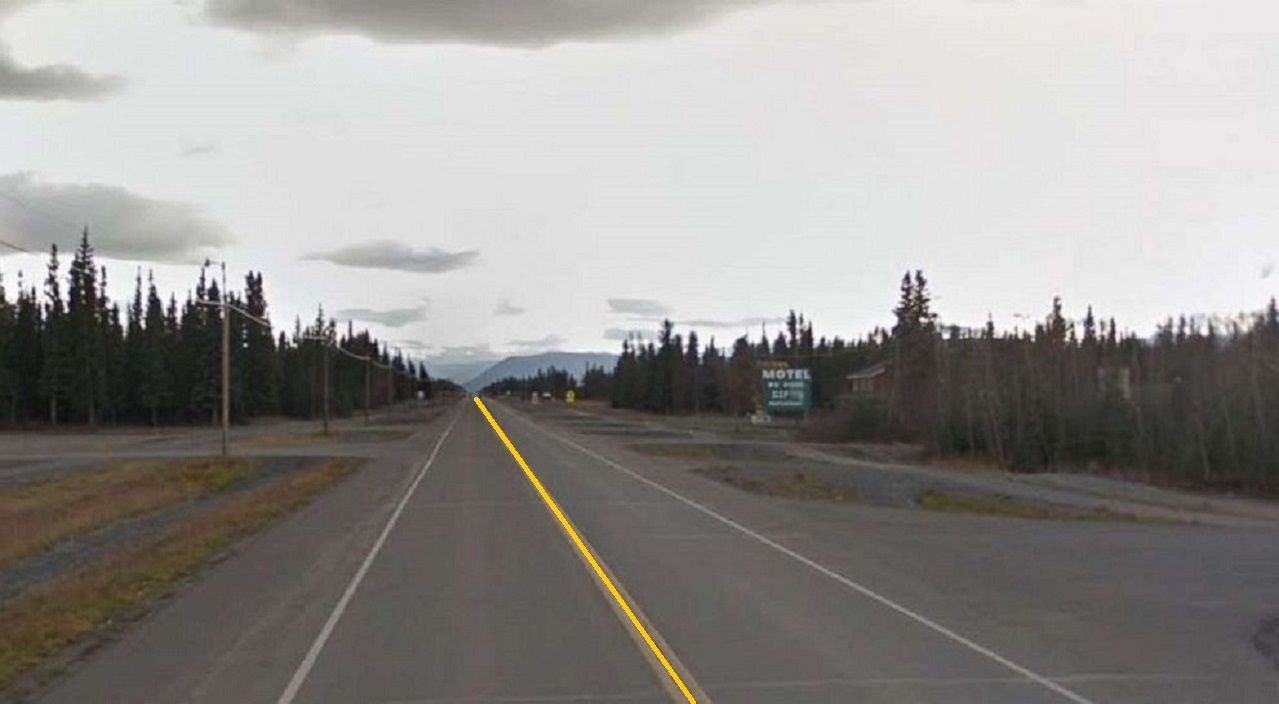
#> input picture t_yellow.jpg, 1279 x 704 px
$ python linedetection2.py
#> lines starting #> are read from the running program, lines starting #| are printed output that depends on the picture; after the words box and inside, x2 and y2 are one past the last pixel; in counts of white or black regions, pixels touching at a corner belong together
import matplotlib.pyplot as plt
import numpy as np
import cv2
import os
import matplotlib.image as mpimg
import math

def make_coordinates(image, line_parameters):
    slope,intercept=line_parameters
    y1=image.shape[0]
    y2=int(y1*(3/5))
    x1=int((y1-intercept)/slope)
    x2=int((y2-intercept)/slope)
    return np.array([x1,y1,x2,y2])

def canny(image):
    #converting grey from colored to increase speed as we need
    #borders of the only
    gray=cv2.cvtColor(image,cv2.COLOR_RGB2GRAY)
    #to smooth the image
    #done my taking weightage average of pixels around it
    blur=cv2.GaussianBlur(gray,(5,5),0)
    canny=cv2.Canny(blur,50,150)
    return canny

def display_lines(image,lines):
    line_image=np.zeros_like(image)
    if lines is not None:
        for x1,y1,x2,y2 in lines:
            cv2.line(line_image,(x1,y1),(x2,y2),(255,0,0),10)
    return line_image

def region_of_interest(image):
    height = image.shape[0]
    polygons=np.array([[(200,height),(1100,height),(550,250)]])
    mask=np.zeros_like(image)
    cv2.fillPoly(mask,polygons,255)
    masked_image=cv2.bitwise_and(image,mask)
    return masked_image

def average_slope_intercept(image,lines):
    left_fit=[]
    right_fit=[]
    for line in lines:
        x1,y1,x2,y2=line.reshape(4)
        parameters=np.polyfit((x1,x2),(y1,y2),1)
        slope = parameters[0]
        intercept=parameters[1]
        if slope<0:
            left_fit.append((slope,intercept))
        else:
            right_fit.append((slope,intercept))
    left_fit_average = np.average(left_fit, axis=0)
    right_fit_average = np.average(right_fit, axis=0)
    left_line= make_coordinates(image, left_fit_average)
    right_line= make_coordinates(image, right_fit_average)
    return np.array([left_line,right_line])

image=cv2.imread('t_yellow.jpg')
#> image is the input picture: shape (704, 1279, 3); mean B, G, R 141.7, 144.8, 147.1
lane_image=np.copy(image)
canny = canny(lane_image)
#> in canny, `canny=cv2.Canny(blur,50,150)`:
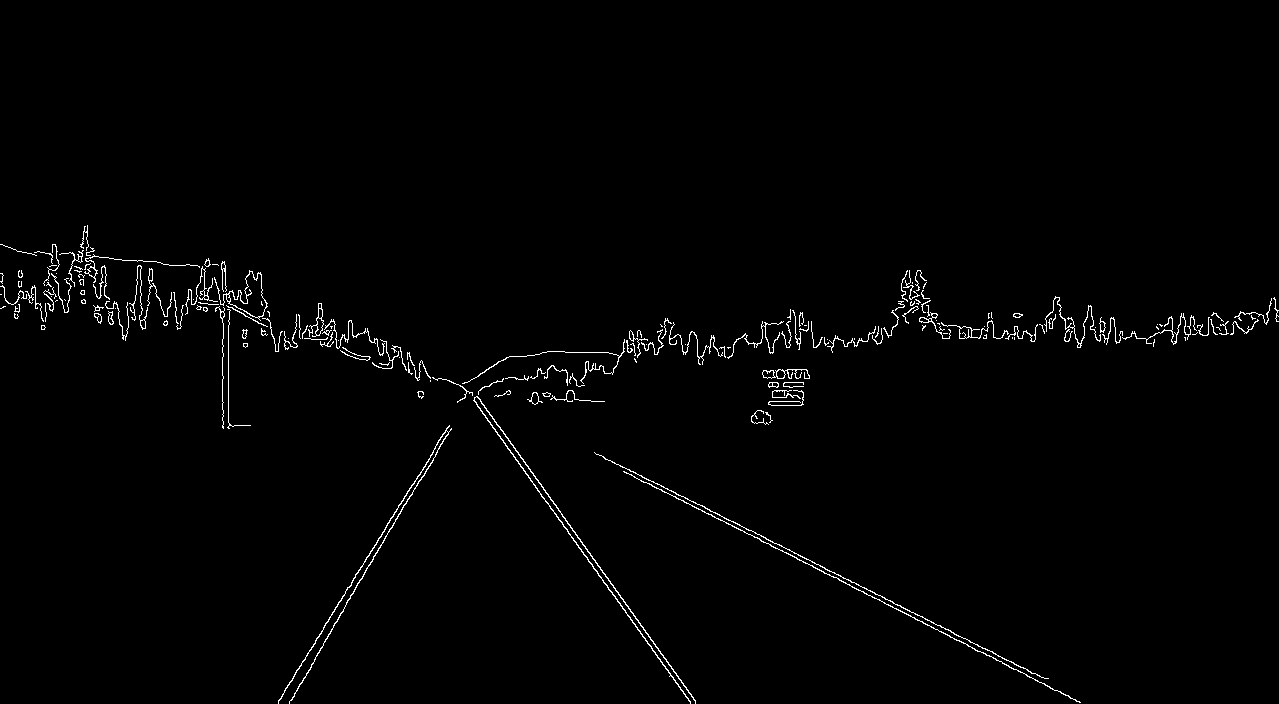
#> canny: shape (704, 1279); 1.3% white in thin lines or dots, all inside (x1, y1, x2, y2) = (0, 225, 1279, 704)
cropped_image=region_of_interest(canny)
#> in region_of_interest, `cv2.fillPoly(mask,polygons,255)`: mask: shape (704, 1279); 22.7% white; 1 white region, box (x1, y1, x2, y2) and area: (200, 250, 1100, 704) 204575
#> in region_of_interest, `masked_image=cv2.bitwise_and(image,mask)`:
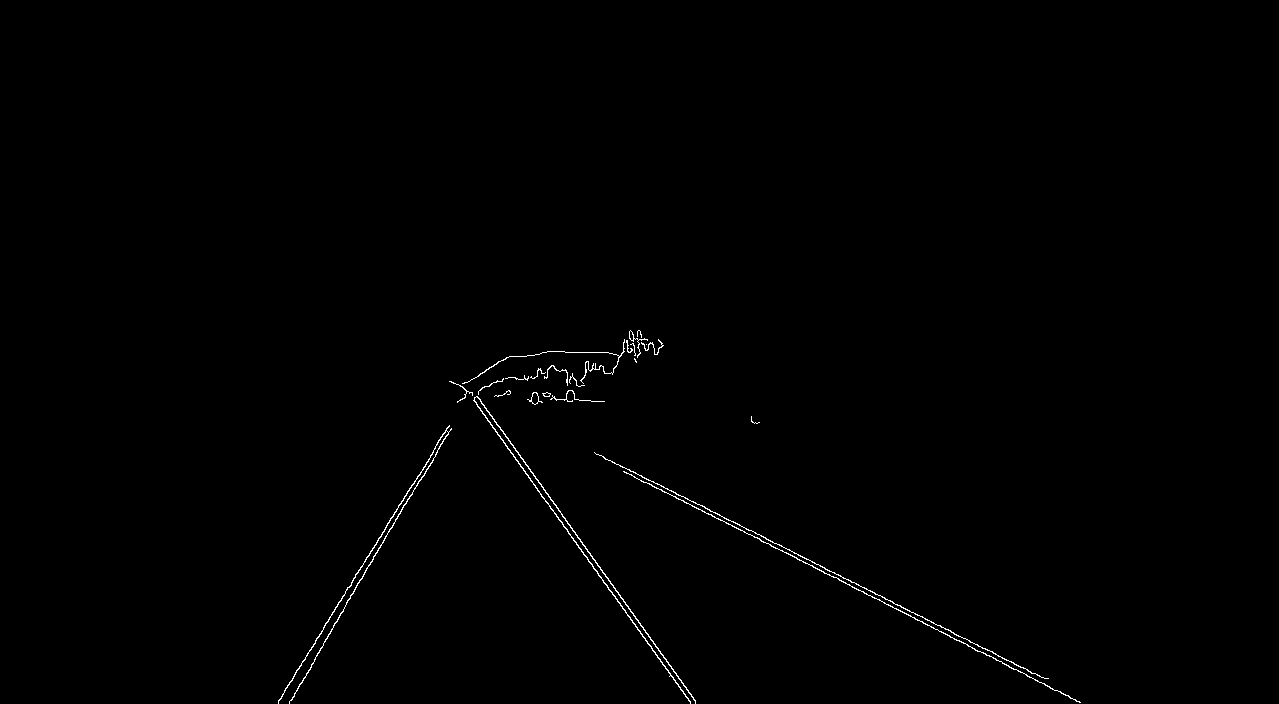
#> masked_image: shape (704, 1279); 0.45% white in thin lines or dots, all inside (x1, y1, x2, y2) = (278, 330, 1081, 704)
lines=cv2.HoughLinesP(cropped_image,2,np.pi/180,100,np.array([]),minLineLength=40,maxLineGap=5)
#> lines = 16 rows, first 6: [768, 543, 1080, 702], [510, 443, 643, 627], [594, 452, 697, 504], [278, 700, 435, 448], [359, 582, 418, 481], [634, 477, 760, 539]
averged_line=average_slope_intercept(lane_image,lines)
#> the loop in average_slope_intercept, `for line in lines:` made 16 passes
#> (x1, y1, x2, y2, slope, intercept) on passes 1 to 12: (768, 543, 1080, 702, 0.51, 151.6), (510, 443, 643, 627, 1.38, -262.6), (594, 452, 697, 504, 0.505, 152.1), (278, 700, 435, 448, -1.61, 1146.2), (359, 582, 418, 481, -1.71, 1196.6), (634, 477, 760, 539, 0.492, 165), (482, 413, 660, 659, 1.38, -253.1), (733, 521, 1006, 660, 0.509, 147.8), (311, 664, 380, 545, -1.72, 1200.4), (618, 593, 695, 702, 1.42, -281.8), (848, 579, 1044, 678, 0.505, 150.7), (278, 702, 329, 619, -1.63, 1154.4)
#> after the loop in average_slope_intercept, `for line in lines:`: left_fit = [(-1.61, 1146.2), (-1.71, 1196.6), (-1.72, 1200.4), (-1.63, 1154.4), (-5.31e-16, 352)]; right_fit = [(0.51, 151.6), (1.38, -262.6), (0.505, 152.1), (0.492, 165), (1.38, -253.1), (0.509, 147.8), (1.42, -281.8), (0.505, 150.7), (1.38, -251.8), (1.34, -233.9), (1.35, -243.9)]
#> in average_slope_intercept, `left_fit_average = np.average(left_fit, axis=0)`: left_fit_average = [-1.33, 1009.9]
#> in average_slope_intercept, `right_fit_average = np.average(right_fit, axis=0)`: right_fit_average = [0.979, -69.08]
#> in make_coordinates, `slope,intercept=line_parameters`: slope = -1.33; intercept = 1009.9
#> in make_coordinates, `x1=int((y1-intercept)/slope)`: x1 = 229
#> in make_coordinates, `x2=int((y2-intercept)/slope)`: x2 = 440
#> in average_slope_intercept, `left_line= make_coordinates(image, left_fit_average)`: left_line = [229, 704, 440, 422]
#> in average_slope_intercept, `right_line= make_coordinates(image, right_fit_average)`: right_line = [789, 704, 501, 422]
#> averged_line = [[229, 704, 440, 422], [789, 704, 501, 422]]
line_image = display_lines(lane_image,averged_line)
#> the loop in display_lines, `for x1,y1,x2,y2 in lines:` made 2 passes
#> after the loop in display_lines, `for x1,y1,x2,y2 in lines:`:
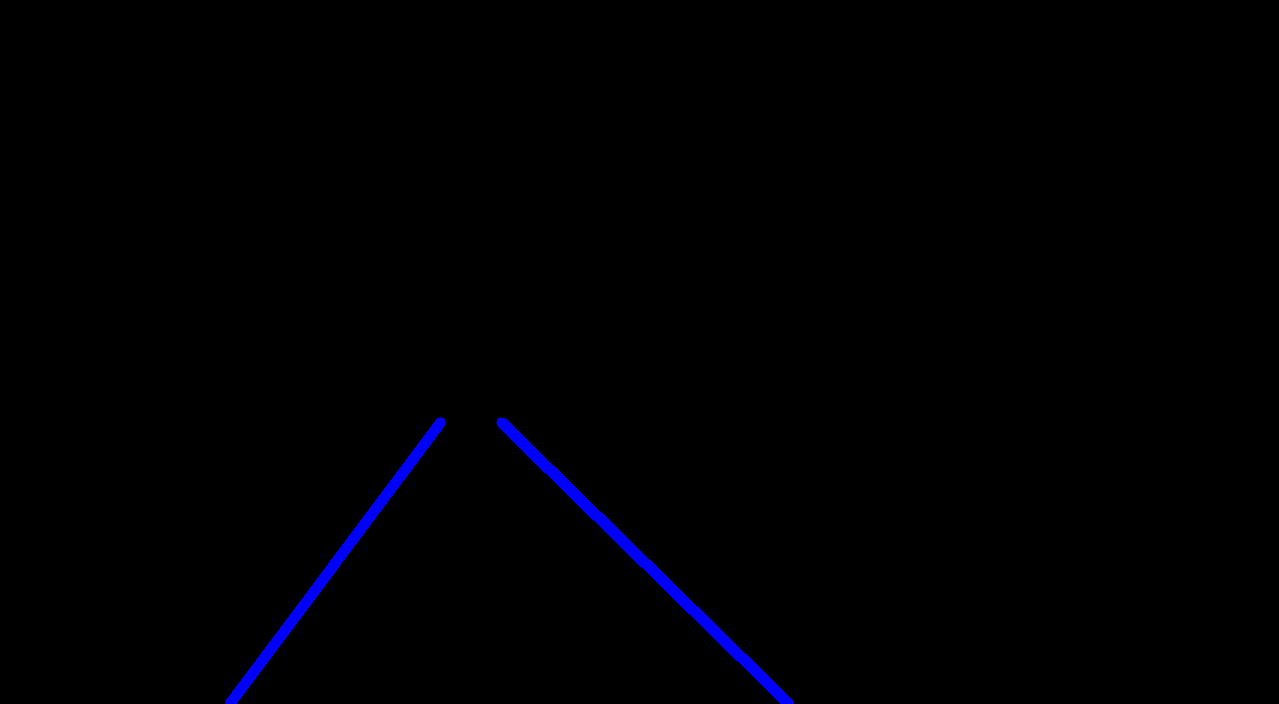
#> line_image: shape (704, 1279, 3); mean of channels 0, 1, 2 2.4, 0, 0; drawn as B, G, R
combo_image=cv2.addWeighted(lane_image, 0.8, line_image, 1, 1 )
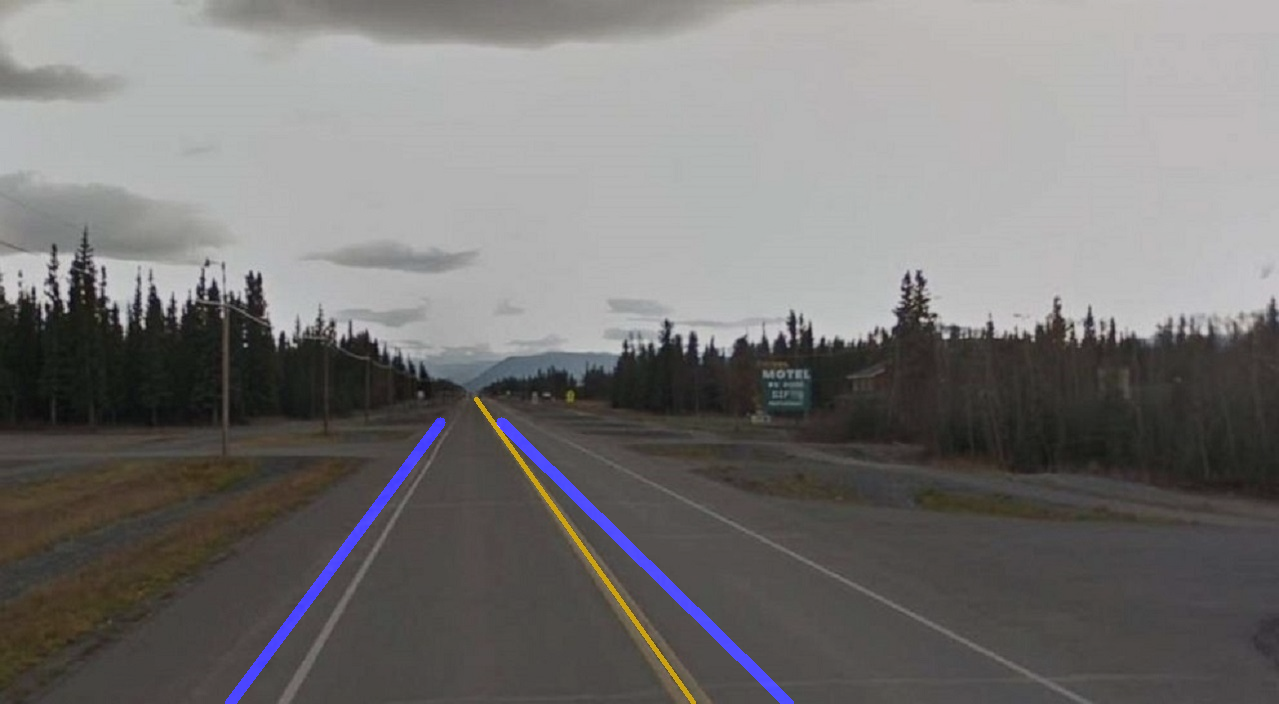
#> combo_image: shape (704, 1279, 3); mean B, G, R 116.1, 116.8, 118.7
cv2.imshow("result",combo_image)
cv2.waitKey(0)


# [14 lines of commented-out code are left out]
